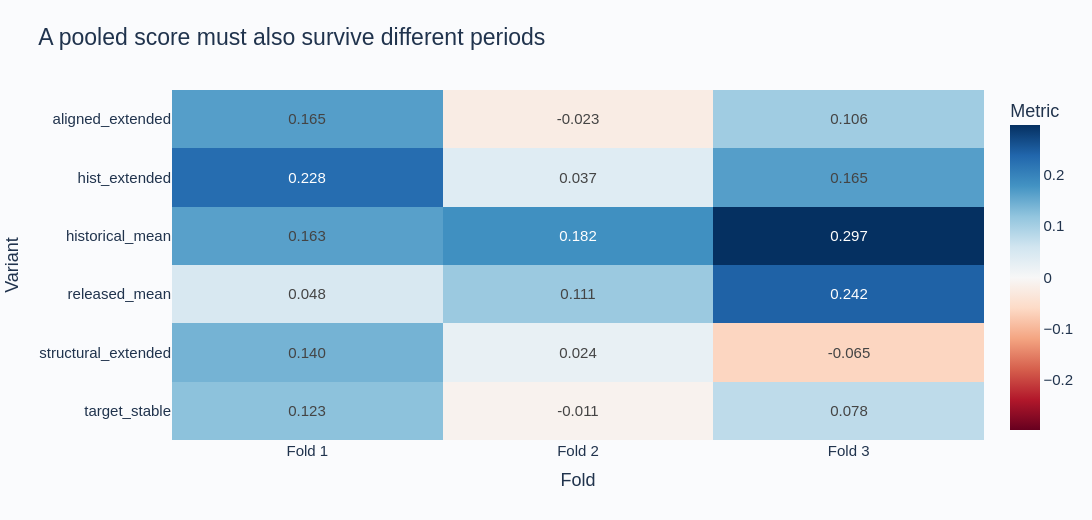

Notebook source saved alongside this figure:
### Markdown cell above
## Stability across time and horizons

All variants use the same expanding folds. The final validation block is five dates shorter to enforce the holdout boundary. A pooled gain that reverses in a period needs additional evidence. Horizon diagnostics report eligible dates separately; they do not replace the primary metric across all observed targets.

### Code cell
focus = ["historical_mean", "released_mean", "target_stable", "aligned_extended", "structural_extended", "hist_extended"]
rows = [{"Variant": r["variant"], "Fold": f"Fold {r['fold'] + 1}", "Metric": r["official_metric"]}
        for r in study["results"] if r["variant"] in focus]
matrix = pd.DataFrame(rows).pivot(index="Variant", columns="Fold", values="Metric")
fig = px.imshow(matrix, text_auto=".3f", color_continuous_scale="RdBu", color_continuous_midpoint=0, aspect="auto",
                title="A pooled score must also survive different periods", labels={"color": "Metric"})
show_figure(fig, root, "fold_stability", 520)
best_name = study["comparison"][0]["variant"]
horizon_rows = [{"Fold": r["fold"] + 1, "Horizon": h, **metrics} for r in study["results"] if r["variant"] == best_name for h, metrics in r["horizon_metrics"].items()]
display(Markdown(f"**Horizon diagnostics for the current point-estimate leader:** {best_name}"))
display(pd.DataFrame(horizon_rows).round(4))

### Figure 1 — Plotly figure (JSON) as saved in the notebook; plotly's stock layout.template omitted (floating-point values rounded to 4 significant figures)
{"data": [{"coloraxis": "coloraxis", "hovertemplate": "Fold: %{x}<br>Variant: %{y}<br>Metric: %{z}<extra></extra>", "name": "0", "texttemplate": "%{z:.3f}", "type": "heatmap", "x": ["Fold 1", "Fold 2", "Fold 3"], "xaxis": "x", "y": ["aligned_extended", "hist_extended", "historical_mean", "released_mean", "structural_extended", "target_stable"], "yaxis": "y", "z": [[0.1646, -0.02306, 0.1056], [0.2281, 0.03725, 0.1646], [0.1625, 0.1825, 0.2969], [0.04828, 0.1107, 0.2422], [0.1405, 0.02404, -0.06452], [0.1228, -0.01126, 0.07772]]}], "layout": {"coloraxis": {"autocolorscale": false, "cmid": 0, "colorbar": {"title": {"text": "Metric"}}, "colorscale": [[0.0, "rgb(103,0,31)"], [0.1, "rgb(178,24,43)"], [0.2, "rgb(214,96,77)"], [0.3, "rgb(244,165,130)"], [0.4, "rgb(253,219,199)"], [0.5, "rgb(247,247,247)"], [0.6, "rgb(209,229,240)"], [0.7, "rgb(146,197,222)"], [0.8, "rgb(67,147,195)"], [0.9, "rgb(33,102,172)"], [1.0, "rgb(5,48,97)"]]}, "colorway": ["#1F6C99", "#27A394", "#EDAF43", "#D76C64", "#8070A6"], "font": {"color": "#20334D", "family": "Arial", "size": 15}, "height": 520, "margin": {"b": 80, "l": 85, "r": 45, "t": 90}, "paper_bgcolor": "#FAFBFD", "plot_bgcolor": "#FAFBFD", "title": {"font": {"size": 23}, "text": "A pooled score must also survive different periods", "x": 0.035}, "width": 1120, "xaxis": {"anchor": "y", "domain": [0.0, 1.0], "showgrid": false, "title": {"text": "Fold"}, "zeroline": false}, "yaxis": {"anchor": "x", "autorange": "reversed", "domain": [0.0, 1.0], "gridcolor": "#E3E9F0", "title": {"text": "Variant"}, "zerolinecolor": "#9EAFBF"}}}
